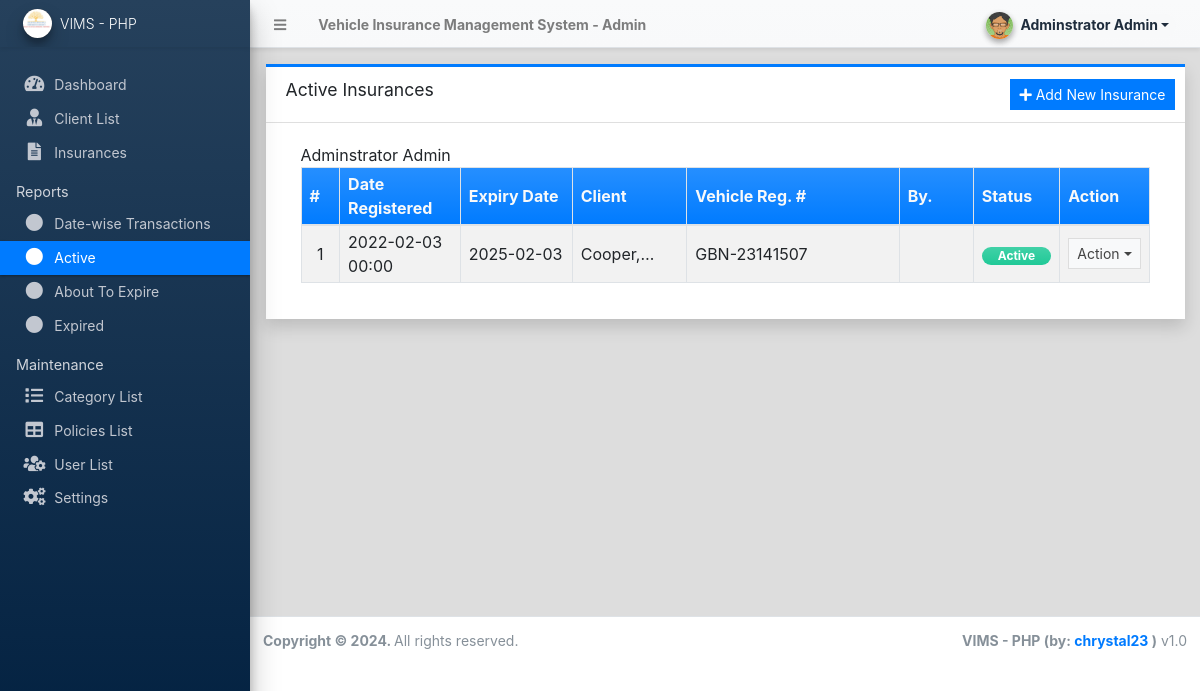
/admin/?page=reports/active (signed in), run on the app's committed database.
### tables this page shows
CREATE TABLE `insurance_list` (
  `id` int(30) NOT NULL,
  `client_id` int(30) NOT NULL,
  `policy_id` int(30) NOT NULL,
  `code` varchar(100) NOT NULL,
  `registration_no` text NOT NULL,
  `chassis_no` text NOT NULL,
  `vehicle_model` text NOT NULL,
  `registration_date` date NOT NULL,
  `expiration_date` date NOT NULL,
  `cost` float NOT NULL DEFAULT 0,
  `status` tinyint(4) NOT NULL DEFAULT 1,
  `date_created` datetime NOT NULL DEFAULT current_timestamp(),
  `date_updated` datetime DEFAULT NULL ON UPDATE current_timestamp()
);

### classes/DBConnection.php (called while the page is built, shortened)
<?php
class DBConnection{
    private $host = DB_SERVER;
    private $username = DB_USERNAME;
    private $password = DB_PASSWORD;
    private $database = DB_NAME;
    public $conn;
    public function __construct(){
        if (!isset($this->conn)) {
            $this->conn = new mysqli($this->host, $this->username, $this->password, $this->database);
        }
    }
}
?>

### classes/SystemSettings.php (called while the page is built, shortened)
<?php
class SystemSettings extends DBConnection{
	function userdata($field = ''){
		if(!empty($field)){
			if(isset($_SESSION['userdata'][$field]))
				return $_SESSION['userdata'][$field];
			else
				return null;
		}else{
			return false;
		}
	}
}
$_settings = new SystemSettings();
?>

### admin/reports/active.php (the view, shortened to what this page needs)
<div class="card card-outline card-primary rounded-0 shadow">
    <div class="card-header">
        <h3 class="card-title">Active Insurances</h3>
            <div class="card-tools">
                <a href="javascript:void(0)" id="create_new" class="btn btn-flat btn-sm btn-primary"><span class="fas fa-plus"></span>  Add New Insurance</a>
            </div>
    </div>
    <div class="card-body">
        <div class="container-fluid">
            <div class="container-fluid">
                <table class="table table-bordered table-hover table-striped">
                    <colgroup>
                        <col width="5%">
                        <col width="15%">
                        <col width="15%">
                        <col width="15%">
                        <col width="30%">
                        <col width="10%">
                        <col width="10%">
                    </colgroup>
                    <thead>
                    <tr class="bg-gradient-primary text-light">
                        <th>#</th>
                        <th>Date Registered</th>
                        <th>Expiry Date</th>
                        <th>Client</th>
                        <th>Vehicle Reg. #</th>
                        <?php
                        if ($_settings->userdata('type') == 1):
                        ?>
                        <th>By. </th>
                        <?php
                        endif;
                        ?>
                        <th>Status</th>
                        <th>Action</th>
                    </tr>
                    </thead>
                    <tbody>
                    <?php
                    $firstName = $_settings->userdata('firstname');
                    $lastName = $_settings->userdata('lastname');
                    $userName = ucwords($firstName . ' ' . $lastName);
                    $i = 1;
                    $clients = $conn->query("SELECT *,CONCAT(lastname,', ', firstname,' ', middlename) as fullname FROM client_list where id in (SELECT client_id from `insurance_list`) ");
                    $client_arr = array_column($clients->fetch_all(MYSQLI_ASSOC),'fullname','id');
                    if ($_settings->userdata('type') == 1):
                    $qry = $conn->query("SELECT * FROM `insurance_list` WHERE `expiration_date` > NOW()  ORDER BY DATE(`registration_date`) ASC ; ");
                    else:
                        $qry = $conn->query("SELECT * FROM `insurance_list` WHERE `expiration_date` > NOW() AND `user_name` = '" .$conn->real_escape_string($userName) . "' ORDER BY DATE(`registration_date`) ASC ; ");
                    endif;
                    while($row = $qry->fetch_assoc()):
                        ?>
                        <tr>
                            <td class="text-center"><?php echo $i++; ?></td>
                            <td class=""><?php echo date("Y-m-d H:i",strtotime($row['registration_date'])) ?></td>
                            <td class=""><p class="m-0 truncate-1"><?php echo $row['expiration_date'] ?></p></td>
                            <td class=""><p class="m-0 truncate-1"><?php echo ucwords(isset($client_arr[$row['client_id']]) ? $client_arr[$row['client_id']] : '') ?></p></td>
                            <td class=""><p class="m-0 truncate-1"><?php echo $row['registration_no'] ?></p></td>
                            <?php
                            if ($_settings->userdata('type') == 1):
                                ?>
                                <td class=""><p class="m-0 truncate-1"><?php echo $row['user_name']; ?></p></td>
                            <?php
                            endif;
                            ?>
                            <td class="text-center">
                                <?php
                                $row['status'] = isset($row['status']) ? $row['status'] : '';
                                if(isset($row['expiration_date']) && strtotime($row['expiration_date']) < time()):
                                    echo '<span class="rounded-pill badge badge-danger bg-gradient-danger px-3">Expired</span>';
                                else:
                                    switch ($row['status']){
                                        case 1:
                                            echo '<span class="rounded-pill badge badge-success bg-gradient-teal px-3">Active</span>';
                                            break;
                                    }
                                endif;
                                ?>
                            </td>
                            <td align="center">
                                <button type="button" class="btn btn-flat btn-default btn-sm dropdown-toggle dropdown-icon" data-toggle="dropdown">
                                    Action
                                </button>
                            </td>
                        </tr>
                    <?php endwhile; ?>
                    </tbody>
                </table>
            </div>
        </div>
    </div>
</div>

### data on the page
insurance_list: registration_date "2022-02-03 00:00", expiration_date "2025-02-03", registration_no "GBN-23141507", status "Active"

### other printed values
$_settings->info('name') "Vehicle Insurance Management System"
$_settings->userdata('firstname').' '.$_settings->userdata('lastname') "Adminstrator Admin"
$_settings->info('short_name') "VIMS - PHP"
